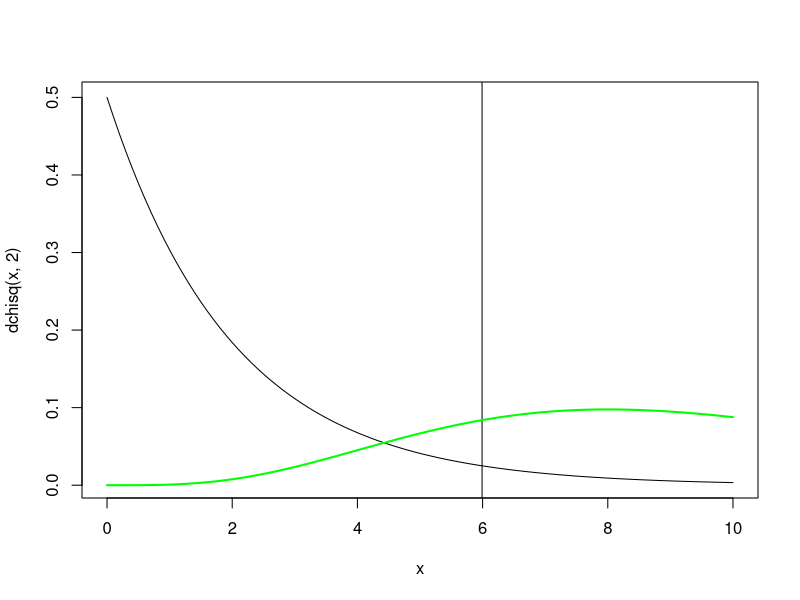
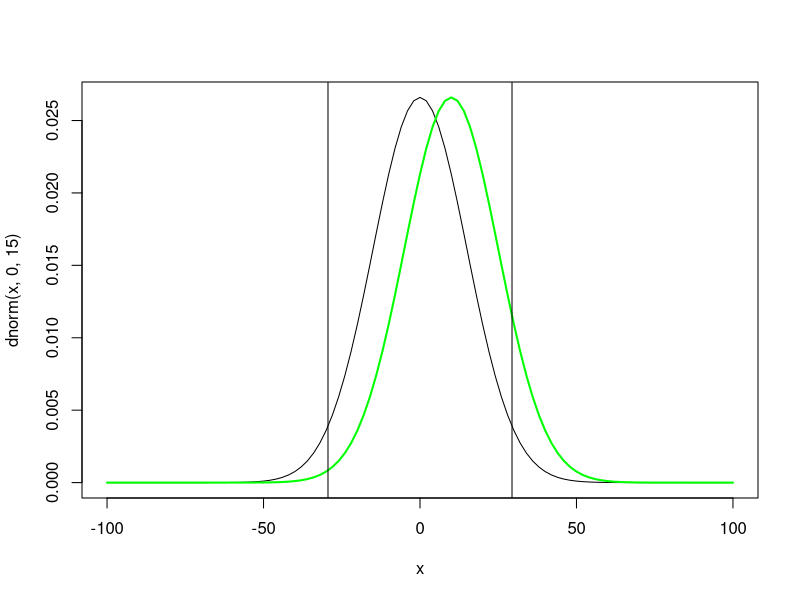

Source code (R) for these figures, in order:

curve(dchisq(x,2),0,10)
abline(v=qchisq(0.95,2))
curve(dchisq(x,10),add=T,col="green",lwd=2)
1-pchisq(qchisq(0.95,2),10)
pchisq(qchisq(0.95,2),2)


curve(dnorm(x,0,15),-100,100)
curve(dnorm(x,10,15),add=T,col="green",lwd=2)
abline(v=qnorm(c(0.025,0.975),0,15))
pnorm(qnorm(0.975,0,15),10,15)-pnorm(qnorm(0.025,0,15),10,15)
1-(pnorm(qnorm(0.975,0,15),10,15)-pnorm(qnorm(0.025,0,15),10,15))
